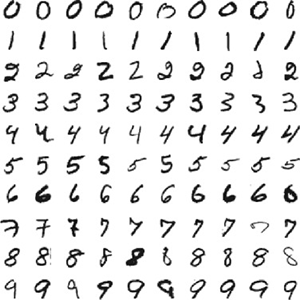
#> input picture Assignment_3_Neural_Network/dataset/digits5.png, 300 x 300 px, found by its file name
$ jupyter execute test_data_creation.ipynb   (shell and % lines are left out)
#> lines starting #> are read from the running program, lines starting #| are printed output that depends on the picture
[cell 1]
import numpy as np
import matplotlib.pyplot as plt
import matplotlib.patches as patches
from PIL import Image, ImageEnhance, ImageOps

[cell 2]
# load image
image = Image.open('/content/digits5.png')
#> image is the input picture: PIL image 300x300 RGBA; mean R, G, B, A 231.2, 231.2, 231.2, 255

plt.figure(figsize=(8,4))
plt.imshow(image)
plt.show()

[cell 3]
print(f'Image format: {image.format}')
#| Image format: PNG
print(f'Image size: {image.size}')
#| Image size: (300, 300)
print(f'Image mode: {image.mode}')
#| Image mode: RGBA

Change color mode to black-and-white, 256 shades

[cell 4]
image = image.convert(mode="L")  # L is 8-bit black-and-white image mode
#> image: PIL image 300x300 L
plt.figure(figsize=(12, 12))
plt.imshow(image, cmap='gray')
image = ImageEnhance.Contrast(image).enhance(1.5)
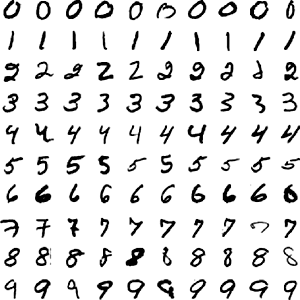
#> image: PIL image 300x300 L; min 0, max 255, mean 226.2
plt.figure(figsize=(12, 12))
plt.imshow(image, cmap='gray')
plt.show()

[cell 5]
images = []
size = 30
for digit, y in enumerate(range(0, image.width, size)):
  cuts=[]
  for x in range(0, image.width, size):
    cut = image.crop(box=(x,y, x+size, y+size))
    cuts.append(cut)
  images.append(cuts)
#> after the loop, images = 10 items
print(f'Cut {len(images)*len(images[0])}')
#| Cut 100

[cell 6]
fig = plt.figure(figsize=(18,2))
ax=fig.subplots(1,6)

for i, n in enumerate(np.random.randint(0, len(images), size=6)):
  m = (np.random.randint(0, len(images[n])))
  ax[i].imshow(images[n][m])
  ax[i].set_title(f'Digit: [{n}]')
#> this loop made 6 passes
#> (n, m) on passes 1 to 6: (5, 3), (0, 5), (3, 2), (3, 4), (7, 7), (9, 6)
plt.show()

Center Images

[cell 7]
sample = images[np.random.randint(7)][np.random.randint(7)]

# Inver sample, get bbox and display all that stuff.
inv_sample = ImageOps.invert(sample)
bbox = inv_sample.getbbox()
#> bbox = (2, 0, 22, 19)

fig = plt.figure(figsize=(2, 2))
ax = fig.add_axes([0,0,1,1])
ax.imshow(inv_sample)
rect = patches.Rectangle((bbox[0], bbox[3]), bbox[2]-bbox[0], -bbox[3]+bbox[1]-1,fill=False, alpha=1, edgecolor='w')
ax.add_patch(rect)
plt.show()

[cell 8]
#resize image
crop = inv_sample.crop(bbox)

#resize back
new_size = 20
delta_w = new_size - crop.size[0]
#> delta_w = 0
delta_h = new_size - crop.size[1]
#> delta_h = 1

padding = (delta_w//2, delta_h//2, delta_w-(delta_w//2), delta_h-(delta_h//2))
#> padding = (0, 0, 0, 1)
new_im = ImageOps.expand(crop, padding)
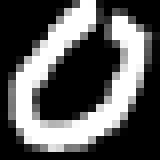
#> new_im: PIL image 20x20 L (shown 8 times larger); min 0, max 255, mean 90.3

[cell 9]
def resize_and_center(sample, new_size=20):
    inv_sample = ImageOps.invert(sample)
    bbox = inv_sample.getbbox()
    crop = inv_sample.crop(bbox)

    delta_w = new_size - crop.size[0]
    delta_h = new_size - crop.size[1]

    padding = (delta_w//2, delta_h//2, delta_w-(delta_w//2), delta_h-(delta_h//2))
    return ImageOps.expand(crop, padding)

resized_images = []
for row in images:
    resized_images.append([resize_and_center(sample) for sample in row])
#> this loop made 10 passes
#> pass 1, in resize_and_center (call 2), `crop = inv_sample.crop(bbox)`:
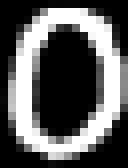
#> crop: PIL image 16x21 L (shown 8 times larger); min 0, max 255, mean 91.2
#> pass 1, in resize_and_center (call 3), `inv_sample = ImageOps.invert(sample)`:
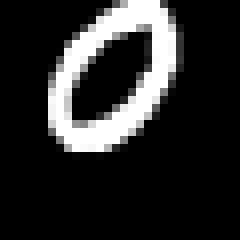
#> inv_sample: PIL image 30x30 L (shown 8 times larger); min 0, max 255, mean 41.8
#> pass 1, in resize_and_center (call 3), `crop = inv_sample.crop(bbox)`:
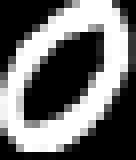
#> crop: PIL image 17x20 L (shown 8 times larger); min 0, max 255, mean 110.6
#> after the loop, resized_images = 10 items

[cell 10]
fig = plt.figure(figsize=(18,2))
ax=fig.subplots(1,6)

for i, n in enumerate(np.random.randint(0, len(resized_images), size=6)):
  m = (np.random.randint(0, len(resized_images[n])))
  ax[i].imshow(resized_images[n][m])
  ax[i].set_title(f'Digit: [{n}]')
#> this loop made 6 passes
#> (n, m) on passes 1 to 6: (1, 5), (6, 9), (7, 8), (7, 9), (8, 4), (1, 3)
plt.show()
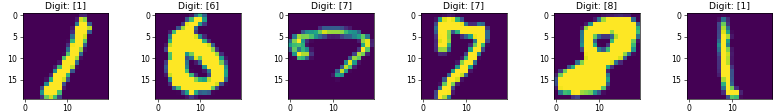
#> figure drawn by matplotlib, 6 panels

[cell 11]
preview = Image.new('L', (len(images[0]) * 30, len(images) * 30))
#> preview: PIL image 300x300 L; every value is 0
x = 0
y = 0
for row in images:
    for sample in row:
        preview.paste(sample, (x, y))
        x += 30
    y += 30
    x = 0
#> this loop made 10 passes
#> y on passes 1 to 10: 30, 60, 90, 120, 150, 180, 210, 240, 270, 300
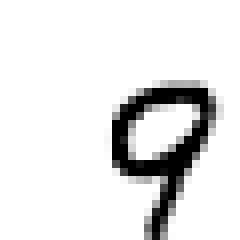
#> sample: PIL image 30x30 L (shown 8 times larger); min 0, max 255, mean 228.5
#> after the loop, y = 300

plt.imshow(preview, cmap='gray')
plt.axis('off')
plt.figure(figsize=(18, 18))
plt.show()

[cell 12]
binary_samples = np.array([[sample.getdata() for sample in row] for row in resized_images])
binary_samples = binary_samples.reshape(len(resized_images)*len(resized_images[0]), 20, 20)

[cell 13]
random_index = np.random.randint(77)
sample_image = binary_samples[random_index]
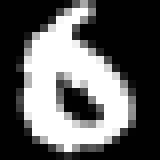
#> sample_image: shape (20, 20) int64 (shown 8 times larger); min 0, max 255, mean 95.1

plt.figure(figsize=(1, 1))
plt.imshow(sample_image, cmap='gray')
plt.show()

[cell 14]
classes = np.array([[i]*10 for i in range(10)]).reshape(100,1)
#> classes = 100 values from 0 to 9

[cell 15]
print(f'X shape: {binary_samples.shape}')
#| X shape: (100, 20, 20)
print(f'y shape: {classes.shape}')
#| y shape: (100, 1)

Save files to numpy binary format

[cell 16]
xfile = 'digits_x_test.npy'
yfile = 'digits_y_test.npy'
np.save(xfile, binary_samples)
np.save(yfile, classes)

[cell 17]
x_test = np.load(xfile)
y_test = np.load(yfile)
x_test.shape, y_test.shape

[cell 18]
for i in np.random.randint(x_test.shape[0], size=5):
    plt.figure(figsize=(1, 1))
    plt.imshow(x_test[i], cmap='gray')
    plt.title(f'Digit {y_test[i]}')
    plt.axis('off')
    plt.show()
#> this loop made 5 passes
#> pass 1, `plt.show()`:
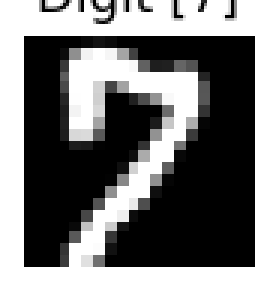
#> figure drawn by matplotlib, 1 panel

[cell 19]
#Flatten Array from(100,20,20) to (100,400)

arr = np.load("digits_x_test.npy")
arr_transposed = np.transpose(arr, axes=(0, 2, 1))
arr_flattened = arr_transposed.reshape((100, 400))
np.save('digits_x_test2.npy', arr_flattened)

[cell 20]
#Loading Dataset
X = np.load("digits_x_test2.npy")
y = np.load("digits_y_test.npy")

#print ('The first element of X is: ', X[0])
print ('The shape of X is: ' + str(X.shape))
print ('The shape of y is: ' + str(y.shape))

[cell 21]
import warnings
warnings.simplefilter(action='ignore', category=FutureWarning)
# You do not need to modify anything in this cell

m, n = X.shape

fig, axes = plt.subplots(8,8, figsize=(5,5))
fig.tight_layout(pad=0.13,rect=[0, 0.03, 1, 0.91]) #[left, bottom, right, top]

#fig.tight_layout(pad=0.5)

for i,ax in enumerate(axes.flat):
    # Select random indices
    random_index = np.random.randint(m)

    # Select rows corresponding to the random indices and
    # reshape the image
    X_random_reshaped = X[random_index].reshape((20,20)).T

    # Display the image
    ax.imshow(X_random_reshaped, cmap='gray')

    # Display the label above the image
    ax.set_title(y[random_index,0])
    ax.set_axis_off()
    fig.suptitle("Label, image", fontsize=14)
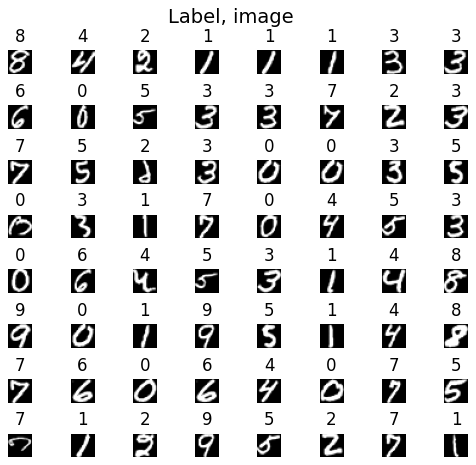
#> figure drawn by matplotlib, 64 panels
